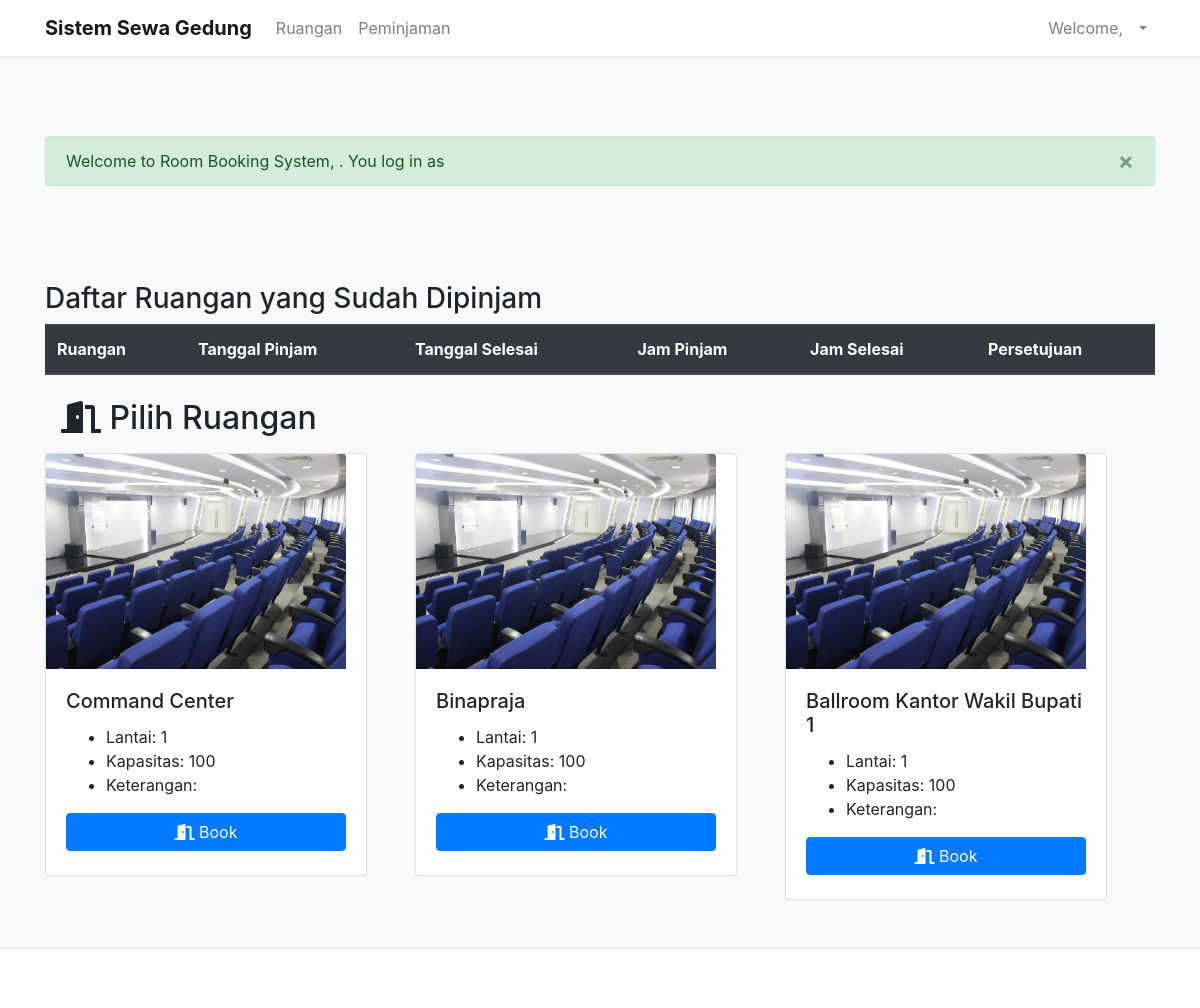
The page /dashboardUser.php on the database its author committed.
### tables this page shows
CREATE TABLE `ruangan` (
  `IDRuangan` int(11) NOT NULL,
  `namaRuangan` varchar(100) NOT NULL,
  `kapasitas` int(11) NOT NULL,
  `lantai` int(11) NOT NULL,
  `fotoRuangan` varchar(40) NOT NULL,
  `UserID` int(11) DEFAULT NULL,
  `ket_ruangan` varchar(180) NOT NULL
);

### inc.koneksi.php (called while the page is built, shortened)
<?php
    class Connection{
        private $host = "localhost";
        private $user = "root";
        private $password = "";
        function connect(){
            $conn = mysqli_connect($this->host, $this->user, $this->password);
            $this->connection = $conn;
        }
    }
?>

### class/class.Ruangan.php (called while the page is built, shortened)
<?php
class Ruangan extends Connection{
    public function SelectAllRuangan(){
        $sql = "SELECT * FROM ruangan";
        $result = mysqli_query($this->connection, $sql);
        $arrResult = Array();
        $count=0;
            while ($data = mysqli_fetch_array($result)){
                $objRuangan = new Ruangan();
                $objRuangan->IDRuangan=$data['IDRuangan'];
                $objRuangan->namaRuangan=$data['namaRuangan'];
                $objRuangan->lantai=$data['lantai'];
                $objRuangan->kapasitas=$data['kapasitas'];
                $objRuangan->ket_ruangan=$data['ket_ruangan'];
                $objRuangan->fotoRuangan=$data['fotoRuangan'];
                $arrResult[$count] = $objRuangan;
                $count++;
            }
        return $arrResult;
    }
}
?>

### pages/listRuangan.php (the view, shortened to what this page needs)
<div class="container">
    <div class="wrapper">
        <div class="Title">
            <div class="alert alert-success alert-dismissible fade show" role="alert">
                Welcome to Room Booking System, <?php echo '<strong>'.$_SESSION["nama"].'</strong>' ?>. You log in as <?php echo $_SESSION["role"] ?>
                <button type="button" class="close" data-dismiss="alert" aria-label="Close" >
                    <span aria-hidden="true">&times;</span>
                </button>
            </div>
            <h3 class="Title">Daftar Ruangan yang Sudah Dipinjam</h3>
            <table class="table table-striped">
                <thead class="thead-dark">
                    <tr>
                        <th scope="col">Ruangan</th>
                        <th scope="col">Tanggal Pinjam</th>
                        <th scope="col">Tanggal Selesai</th>
                        <th scope="col">Jam Pinjam</th>
                        <th scope="col">Jam Selesai</th>
                        <th scope="col">Persetujuan</th>
                    </tr>
                </thead>
            </table>
            <div class="navbar">
                <h2><i class="fas fa-door-open"></i> Pilih Ruangan</h2>
            </div>
            <div class="row row-cols-1 row-cols-md-3 m-0">
                <?php
                    require_once('./class/class.Ruangan.php');
                    $objRuangan = new Ruangan();
                    $arrayResult = $objRuangan->SelectAllRuangan();
                    if(count($arrayResult) == 0){
                        echo '<h3>Tidak ada data!</h3>';
                    } else{
                        foreach ($arrayResult as $dataRuangan) {
                            echo '<div class="col-mb-4">';
                            echo '<div class="card cardRuangan mr-5">';
                            echo '<img src="upload/'.$dataRuangan->fotoRuangan.'" class="card-img-top" alt="'.$dataRuangan->namaRuangan.'">';
                            echo '<div class="card-body">';
                            echo '<h5 class="card-title">'.$dataRuangan->namaRuangan.'</h5>';
                            echo '<ul>';
                            echo '<li>Lantai: '.$dataRuangan->lantai.'</li>';
                            echo '<li>Kapasitas: '.$dataRuangan->kapasitas.'</li>';
                            echo '<li>Keterangan: '.$dataRuangan->ket_ruangan.'</li>';
                            echo '</ul>';
                            echo '<a class="btn btn-primary btn-block mb-1" href="dashboardUser.php?p=formPinjam&IDRuangan='.$dataRuangan->IDRuangan.'&namaRuangan='.$dataRuangan->namaRuangan.'" role="button"><i class="fas fa-door-open"></i> Book</a>';
                            echo '</div>';
                            echo '</div>';
                            echo '</div>';
                        }
                    }
                ?>
            </div>
        </div>
    </div>
</div>

### dashboardUser.php (shortened to what this page needs)
<?php
	require "inc.koneksi.php";
?>
<!DOCTYPE html>
<html lang="en">
<head>
    <link rel="stylesheet" href="styles.css">
    <link rel="stylesheet" href="https://stackpath.bootstrapcdn.com/bootstrap/4.4.1/css/bootstrap.min.css">
    <link rel="stylesheet" href="https://pro.fontawesome.com/releases/v5.10.0/css/all.css"/>
</head>
    <body>
        <nav class="navbar navbar-expand-sm navbar-light bg-white text-dark shadow-sm">
            <div class="container">
                <a class="navbar-brand" href="dashboardUser.php?p"><strong>Sistem Sewa Gedung</strong></a>
                <ul class="navbar-nav mr-auto">
                    <li class="nav-item">
                        <a class="nav-link" href="dashboardUser.php?p=listRuangan">Ruangan</a>
                    </li>
                    <li class="nav-item">
                        <a class="nav-link" href="dashboardUser.php?p=listPeminjaman">Peminjaman</a>
                    </li>
                </ul>
                <ul class="navbar-nav ml-auto">
                    <li class="nav-item dropdown">
                        <ul class="navbar-nav ml-auto nav-flex-icons">
                            <li class="nav-item">
                                <a class="nav-link">
                                    <?php echo 'Welcome, <strong>'.$_SESSION["nama"].'</strong>' ?>
                                </a>
                            </li>
                            <li class="nav-item">
                                <a class="nav-link dropdown-toggle" id="navbarDropdownMenuLink-4" data-toggle="dropdown" aria-haspopup="true" aria-expanded="false"></a>
                            </li>
                        </ul>
                    </li>
                </ul>
            </div>
        </nav>
        <main class="container-fluid bg-light pb-5">
            <?php
                $pages_dir = 'pages';
                if(!empty($_GET['p'])){
                    $pages = scandir($pages_dir, 0);
                    unset($pages[0], $pages[1]);
                    $p = $_GET['p'];
                    if(in_array($p.'.php', $pages)){
                            include($pages_dir.'/'.$p.'.php');
                    } else {
                        echo '<div class="container">';
                        echo '<h1></br>4😕4</h1>';
                        echo '<h2>Halaman yang kamu cari ga ada!</h2>';
                        echo '</br>';
                        echo '<a href="dashboardUser.php?p">&larr; Go Home</a>';
                        echo '</div>';
                    }
                } else {
                    include($pages_dir.'/listRuangan.php');
                }
            ?>
        </main>
        <footer class="container-fluid bg-white border-top">
        </footer>
    </body>
</html>

### styles.css (style rules this page uses)
.Title { padding: 80px 0 0 0; }
.card-img-top { width: 100%; max-width: 300px; height: 215px; }
footer { bottom: 0; width: 100%; height: 60px; line-height: 60px; }

### rows shown on the page
ruangan: fotoRuangan (picture), namaRuangan "Command Center", lantai "1", kapasitas "100"
ruangan: fotoRuangan (picture), namaRuangan "Binapraja", lantai "1", kapasitas "100"
ruangan: fotoRuangan (picture), namaRuangan "Ballroom Kantor Wakil Bupati 1", lantai "1", kapasitas "100"
